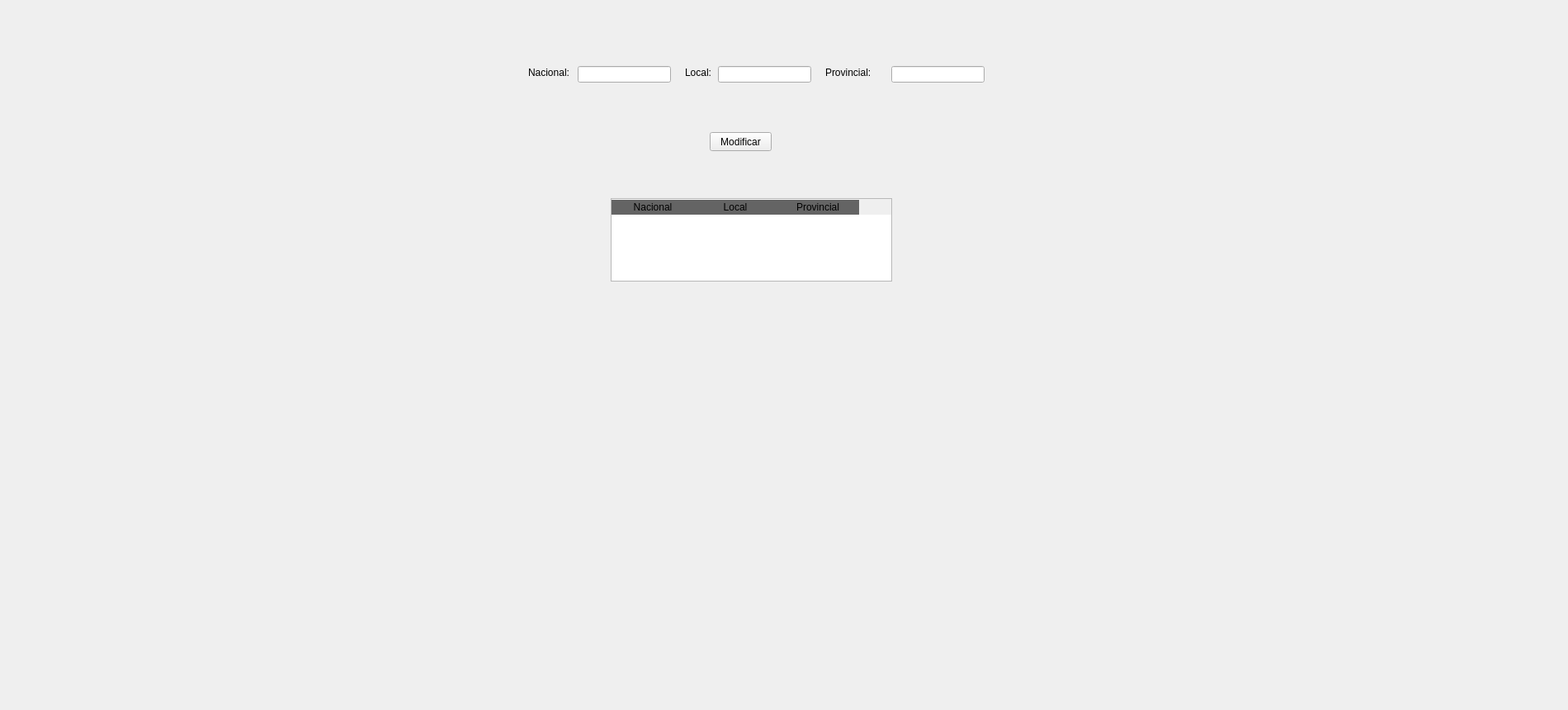
         <widget class="QWidget" name="Tarifas">
          <attribute name="title">
           <string>Tarifa</string>
          </attribute>
          <widget class="QWidget" name="panelTarifa" native="true">
           <property name="geometry">
            <rect>
             <x>10</x>
             <y>0</y>
             <width>1881</width>
             <height>851</height>
            </rect>
           </property>
           <widget class="QLabel" name="label_18">
            <property name="geometry">
             <rect>
              <x>630</x>
              <y>80</y>
              <width>61</width>
              <height>16</height>
             </rect>
            </property>
            <property name="text">
             <string>Nacional:</string>
            </property>
           </widget>
           <widget class="QLineEdit" name="txtModNaci">
            <property name="geometry">
             <rect>
              <x>690</x>
              <y>80</y>
              <width>113</width>
              <height>20</height>
             </rect>
            </property>
           </widget>
           <widget class="QLabel" name="label_19">
            <property name="geometry">
             <rect>
              <x>820</x>
              <y>80</y>
              <width>71</width>
              <height>16</height>
             </rect>
            </property>
            <property name="text">
             <string>Local:</string>
            </property>
           </widget>
           <widget class="QLineEdit" name="txtModLocal">
            <property name="geometry">
             <rect>
              <x>860</x>
              <y>80</y>
              <width>113</width>
              <height>20</height>
             </rect>
            </property>
           </widget>
           <widget class="QLabel" name="label_20">
            <property name="geometry">
             <rect>
              <x>990</x>
              <y>80</y>
              <width>81</width>
              <height>16</height>
             </rect>
            </property>
            <property name="text">
             <string>Provincial:</string>
            </property>
           </widget>
           <widget class="QLineEdit" name="txtModProv">
            <property name="geometry">
             <rect>
              <x>1070</x>
              <y>80</y>
              <width>113</width>
              <height>20</height>
             </rect>
            </property>
           </widget>
           <widget class="QTableWidget" name="tbTarifa">
            <property name="geometry">
             <rect>
              <x>730</x>
              <y>240</y>
              <width>341</width>
              <height>101</height>
             </rect>
            </property>
            <property name="styleSheet">
             <string notr="true">QHeaderView::section:horizontal
{
border-top:1px solid #ffffff;
color:'white';
font: 11pt &quot;Arial&quot;;
background-color:rgb(100,100,100);
}
QTableWidget::item:selected {
background-color: rgb(200, 150, 80);
color:'white';
}</string>
            </property>
            <property name="editTriggers">
             <set>QAbstractItemView::NoEditTriggers</set>
            </property>
            <property name="alternatingRowColors">
             <bool>true</bool>
            </property>
            <property name="selectionBehavior">
             <enum>QAbstractItemView::SelectRows</enum>
            </property>
            <attribute name="verticalHeaderVisible">
             <bool>false</bool>
            </attribute>
            <column>
             <property name="text">
              <string>Nacional</string>
             </property>
            </column>
            <column>
             <property name="text">
              <string>Local</string>
             </property>
            </column>
            <column>
             <property name="text">
              <string>Provincial</string>
             </property>
            </column>
           </widget>
           <widget class="QPushButton" name="btnTarifa">
            <property name="geometry">
             <rect>
              <x>850</x>
              <y>160</y>
              <width>75</width>
              <height>23</height>
             </rect>
            </property>
            <property name="text">
             <string>Modificar</string>
            </property>
           </widget>
          </widget>
         </widget>
